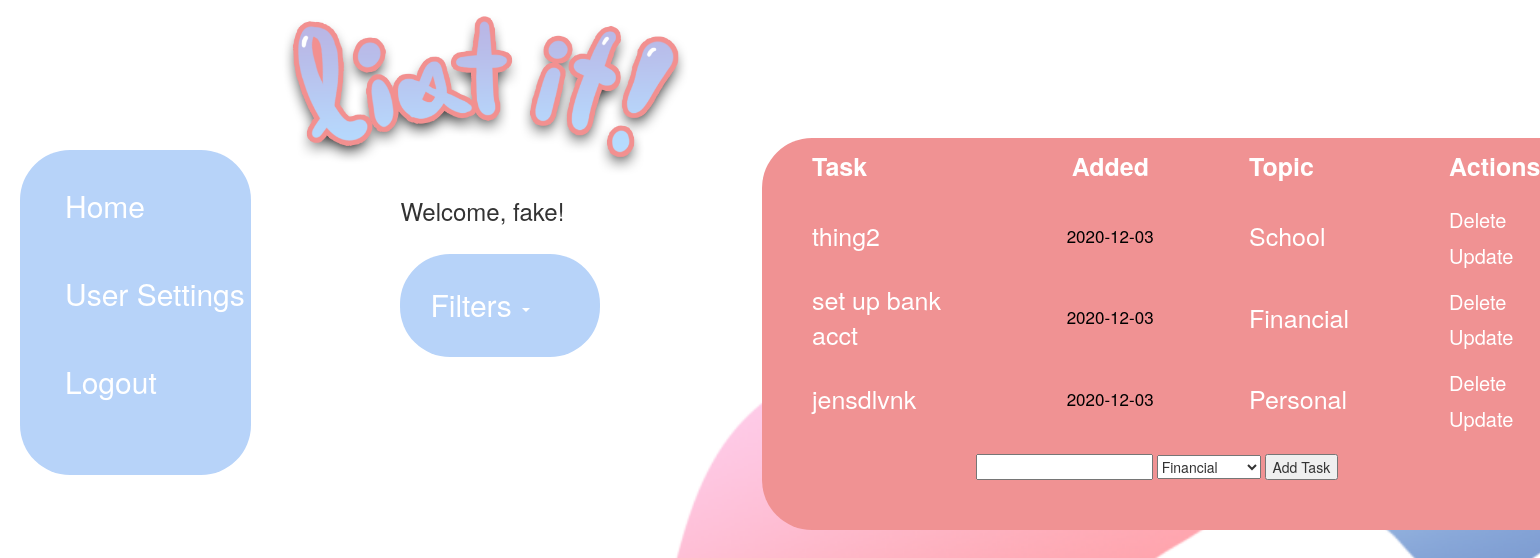
Page / (signed in) on the earlier database version.
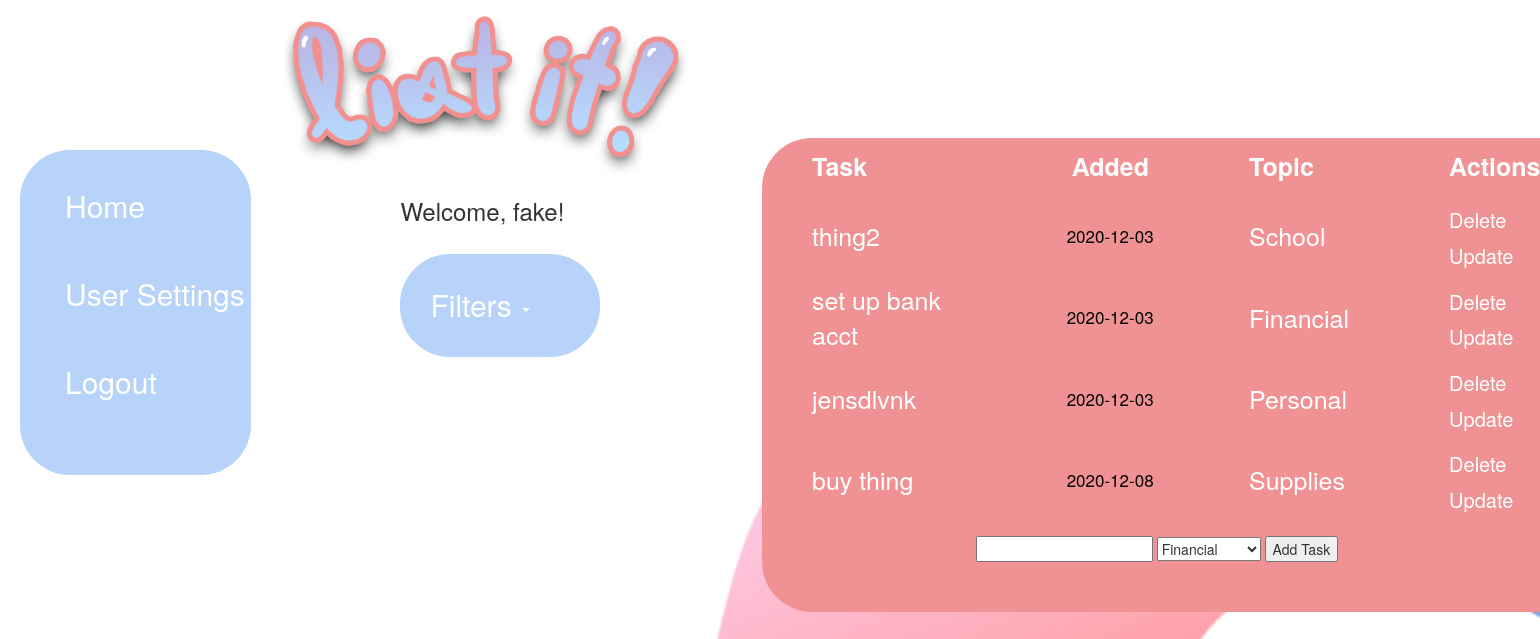
Same page on the later database version.
### app.py (models this page shows, shortened)
class User(UserMixin, db.Model):
    __tablename__ = 'users'
    id = db.Column(db.Integer, primary_key=True)
    email = db.Column(db.String(64), unique=True, index=True)
    username = db.Column(db.String(64), unique=True, index=True)
    password = db.Column(db.String(64), index=True)
    password_hash = db.Column(db.String(128))
    tasks = db.relationship('Tasks', backref='user', lazy="dynamic")
    @property
    def password(self):
        raise AttributeError("Password is not a readable attribute.")
    @password.setter
    def password(self, password):
        self.password_hash = generate_password_hash(password)

class Tasks(db.Model):
    __tablename__ = 'tasks'
    id = db.Column(db.Integer, primary_key=True)
    content = db.Column(db.String(200), nullable=False)
    date_created = db.Column(db.DateTime, default=datetime.utcnow)
    user_id = db.Column(db.Integer, db.ForeignKey('users.id'))
    topic = db.Column(db.String(200), nullable=True)

### app.py (the view, shortened to what this page needs)
@app.route('/', methods=['POST', 'GET'])
def index():
    if request.method == 'POST':
        task_content = request.form['content']
        task_topic = request.form['filter']
        if task_topic == "custom":
            new_task = Tasks(content=task_content, user=current_user._get_current_object(), topic=request.form['custom_filter'])
        else:
            new_task = Tasks(content=task_content, user=current_user._get_current_object(), topic=task_topic)
        try:
            db.session.add(new_task)
            db.session.commit()
            return redirect('/final/') #for DigScholar this will be 'return redirect('/final')
        except:
            return 'There was an issue adding your task :('
    else:
        if current_user.is_authenticated:
            full_tasks = Tasks.query.filter_by(user=current_user).order_by(Tasks.date_created).all()
            topics = []
            for f_task in full_tasks:
                topics.append(f_task.topic)
            topics = set(topics)
            tasks = full_tasks
        return render_template('index.html', tasks=tasks, full_tasks=full_tasks, topics=topics)
    if request.method == 'GET':
        pass
    return render_template('index.html')

### app.py (called while the page is built)
@login_manager.user_loader
def load_user(user_id):
    return User.query.get(int(user_id))

### templates/index.html (shortened to what this page needs)
{% extends 'base.html' %}
{% block logo %}
{% if selected_topic == null %}
    {{ super() }}
{% else %}
<a href="#"><img src="../../final/static/images/list_it_logo.png" alt="List it!"></a>
{% endif %}
{% endblock %}
{% block head %}
    {{ super() }}
{% endblock %}
{% block filter %}
{% if current_user.is_authenticated %}
    <li class = "dropdown">
        <a class="dropdown-toggle" data-toggle="dropdown" href="#">Filters
            <span class="caret"></span>
        </a>
    </li>
{% endif %}
{% endblock %}
{% block page_content %}
<div class="content">
    <div class="container-fluid bg-1 text-center">
    </div>
    {% if current_user.is_authenticated %}
    <div class = table-wrapper>
    {% if tasks|length >= 1 %}
    <div class="fontmain">
    <table class="newtable">
        <thread>
            <tr>
                <th>Task</th>
                <th>Added</th>
                <th>Topic</th>
                <th>Actions</th>
            </tr>
        </thread>
        <tbody>
            {% for task in tasks %}
                {% if task.user.username == current_user.username %}
                <tr>
                    <td class = "task">{{ task.content }}</td>
                    <td class = "date">{{ task.date_created.date() }}</td>
                    <td class = "topic" style="text-transform:capitalize;"><a href="/final/filter/{{task.topic}}">{{ task.topic }}</a></td>
                    <td>
                        {% if selected_topic == null %}
                        <a href="/final/delete/{{task.id}}">Delete</a>
                        {% else %}
                        <a href="/final/{{selected_topic}}/delete/{{task.id}}">Delete</a>
                        {% endif %}
                        {% if selected_topic == null %}
                        <a href="/final/update/{{task.id}}">Update</a>
                        {% else %}
                        <a href="/final/{{selected_topic}}/update/{{task.id}}">Update</a>
                        {% endif %}
                    </td>
                </tr>
                {% endif %}
            {% endfor %}
        </tbody>
    </table>
</div>
    {% else %}
    <h4> There are no tasks. Create one below!</h4>
    {% endif %}
    {% if selected_topic == null %}
    <form action='/final/' method="POST">
        <input type="text" name="content" id="content">
        <select id="filter" name="filter" onchange="checkCustom(this)" style="text-transform: capitalize;">
            {% set ct = 0 %}
            {% for topic in topics %}
            {% if ct == 0 %}
            <option value = "{{ topic }}" style="text-transform:capitalize;" selected>{{ topic }}</li>
            {% set ct = 1 %}
            {% else %}
            <option value = "{{ topic }}" style="text-transform:capitalize;">{{ topic }}</li>
            {% endif %}
            {% endfor %}
        </select>
        <input type="submit" value="Add Task">
    </form>
    {% else %}
    <form action='/final/filter/{{selected_topic}}' method="POST">
        <input type="text" name="content" id="content">
        <input type="submit" value="Add Task">
    </form>
    {% endif %}
</div>
    {% endif %}
</div>
{% endblock %}

### templates/base.html (shortened to what this page needs)
{% extends "bootstrap/base.html" %}
{% block head %}
    {{ super() }}
    <!DOCTYPE html>
    <link rel="stylesheet" href="{{ url_for('static', filename='styles/styles.css')}}">
{% endblock %}
{% block navbar %}
<div class="navbar navbar-inverse fontmain">
    <div class="container-fluid">
        <ul class="nav-updated">
            <li><a href="/final/">Home</a></li>
            {% if current_user.is_authenticated %}
            <li class><a href="{{ url_for('about') }}">User Settings</a></li>
            <li><a href="{{ url_for('logout') }}">Logout</a></li>
            {% else %}
            <li><a href="{{ url_for('login') }}">Login</a></li>
            <li><a href="{{ url_for('register') }}">Sign Up</a></li>
            {% endif %}
        </ul>
    </div>
</div>
<div class ="filter_div fontmain">
<div>
    {% block logo %}
    <a href="#"><img src="../final/static/images/list_it_logo.png" alt="List it!"></a>
    {% endblock %}</div>
    <div class = "filter-area fontmain">
        <h3>Welcome, {% if current_user.is_authenticated %} {{ current_user.username }}!{% else %} please login.{% endif %}</h3>
        {% block filter %}
        {% endblock %}
    </div>
</div>
{% endblock %}
{%block content %}
<div class="container">
    {% block page_content %} {% endblock %}
</div>
{% endblock %}

### static/styles/styles.css (style rules this page uses)
body { background-image: url("../images/background_sprite.png"); background-repeat: no-repeat; background-attachment: fixed; background-size: cover; }
.navbar-inverse { border-style: none; border-radius: 0px; height: 325px; display: flex; position: fixed; background-color: #b7d3f9; width: 15%; border-radius: 50px; margin: 20px; margin-top: 150px; }
.container-fluid { height: 10px; display: flex; flex-direction: column; margin-right: 0px; margin-left: 0px; padding-left: 0px; padding-right: 0px; width: 100%; }
.dropdown { padding-right: 15px; background-color: #b7d3f9; padding:30px; border-radius: 50px; max-width: 200px; font-size: 13px; }
.container { margin-right: none; margin-left: 30%; }
.nav-updated a { color: white; }
.nav-updated li { margin-bottom: 35px; margin-left: 5px; margin-top: 25px; padding-top: 10px; }
.nav-updated { color: white; list-style-type: none; font-size: 30px; }
img { width:100%; }
.filter_div { margin-left: 17%; position: fixed; max-width: 30%; }
.filter-area { margin-left: 30%; }
.filter-area h3 { margin-bottom: 30px; }
.filter-area a { color: white; font-size: 30px; }
li { list-style-type: none; }
.newtable { margin-top: 15%; font-size: 25px; color: white; margin-bottom: 15px; }
td,th { height: 57px; padding: 5px; padding-left: 50px; padding-right: 50px; }
table a { color: white; font-size: 20px; }
tr { height:56px; }
form { margin-left: 25%; margin-bottom: 575px; padding-bottom: 50px; }
.table-wrapper { background-color:#f09293; margin-left: 25%; width: 75%; border-radius: 50px; }
.date { color: black; font-size: 17px; padding-left: 45px; padding-right: 0px; }
.task { max-width: 444px; }
.topic a { font-size: 25px; }

Differences in the rows shown:
added Tasks: content "buy thing", date_created "2020-12-08", topic "Supplies"
